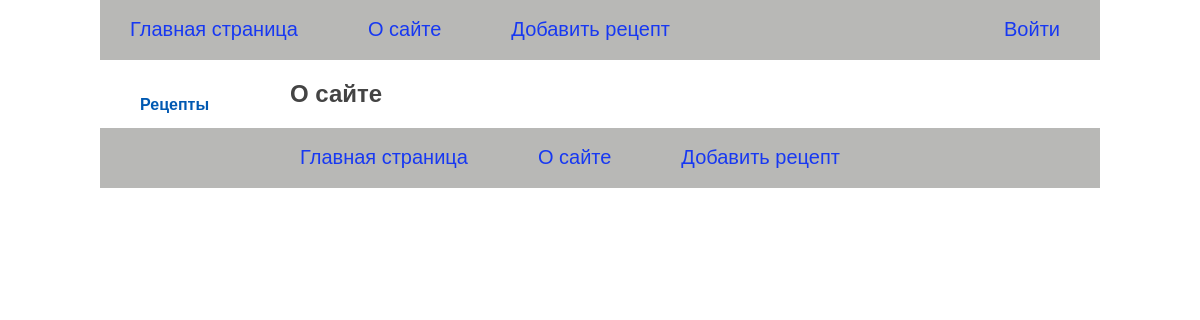
Page /about/ on the earlier database version.
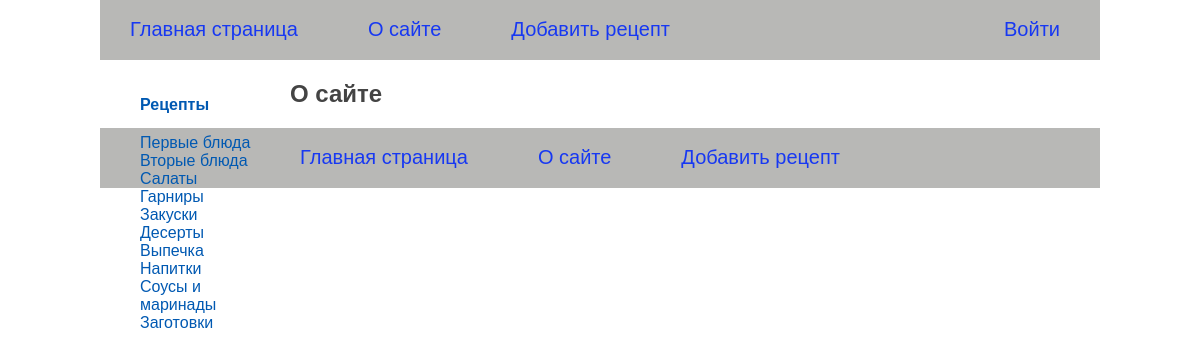
Same page on the later database version.
### recipeapp/models.py (models this page shows, shortened)
class Category(models.Model):
    category_name = models.CharField(max_length=100, db_index=True)
    category_slug = models.SlugField(max_length=100, unique=True, db_index=True)
    def get_absolut_url(self):
        return reverse('category', kwargs={'category_slug': self.category_slug})

### recipeapp/views.py (the view)
# urls.py: path('about/', AboutView.as_view(), name='about'),
class AboutView(View):
    def get(self, request: HttpRequest) -> HttpResponse:
        context = {
            'title': 'О сайте',
            'menu': menu,
        }
        return render(request, 'recipeapp/about.html', context=context)

### recipeapp/templatetags/recipe_tags.py (called while the page is built)
@register.inclusion_tag('recipeapp/list_categories.html')
def show_categories(category_selected_id=0):
    categories = Category.objects.all()
    return {'categories': categories, 'category_selected': category_selected_id}

### recipeapp/templates/recipeapp/about.html
{% extends 'base.html' %}
{% block content %}
  <h1>{{ title }}</h1>
{% endblock %}

### recipeapp/templates/recipeapp/list_categories.html
{% for category in categories %}
    {% if category.id == category_selected %}
        <li class="selected">{{ category.category_name }}</li>
    {% else %}
        <li><a href="{{ category.get_absolut_url }}">{{ category.category_name }}</a></li>
    {% endif %}
{% endfor %}

Differences in the rows shown:
added Category: category_name "Первые блюда"
added Category: category_name "Вторые блюда"
added Category: category_name "Салаты"
added Category: category_name "Гарниры"
added Category: category_name "Закуски"
added Category: category_name "Десерты"
added Category: category_name "Выпечка"
added Category: category_name "Напитки"
added Category: category_name "Соусы и маринады"
added Category: category_name "Заготовки"
